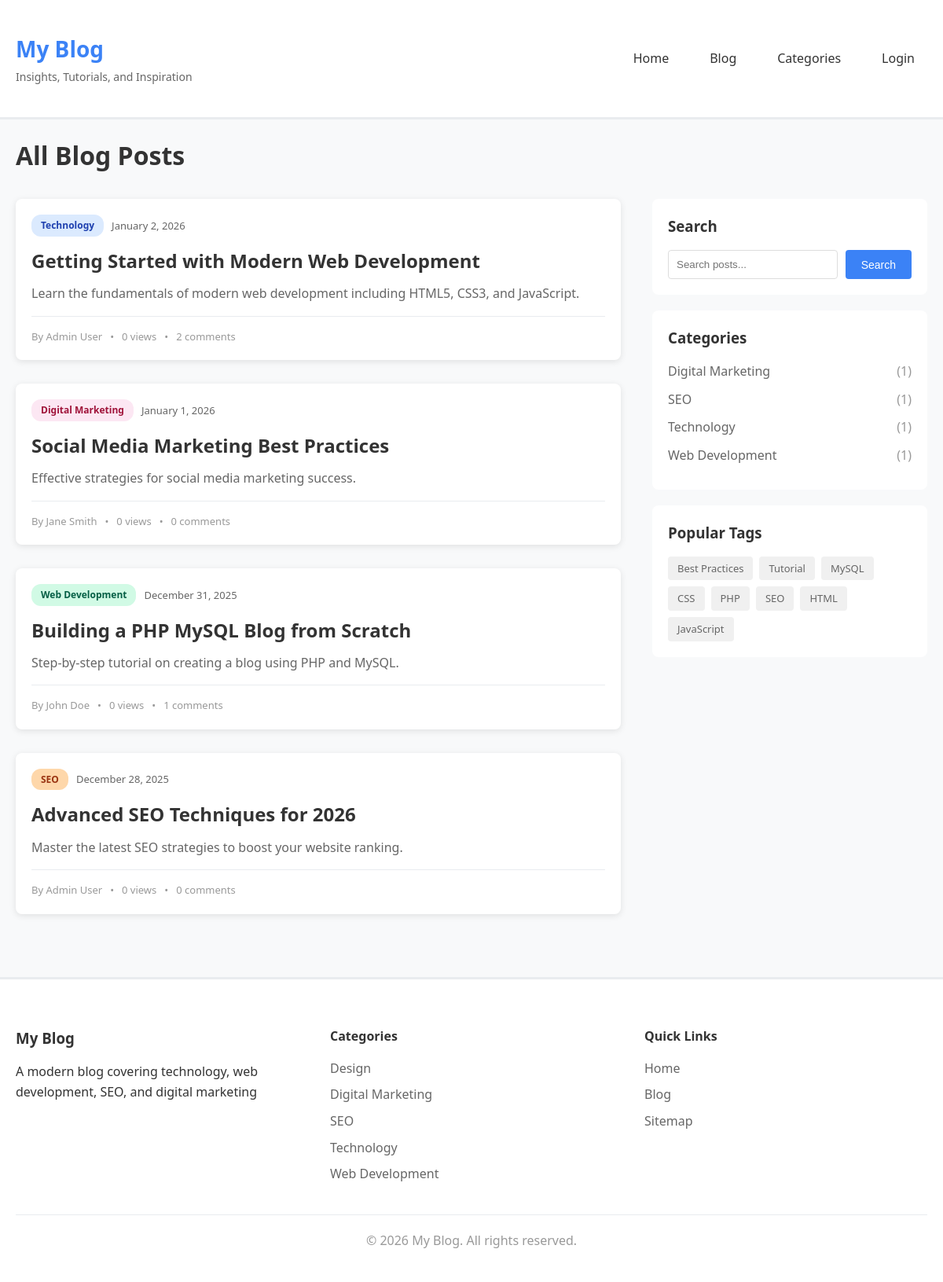
Screenshot of /blog.php with the database file from the repository.
### tables this page shows
CREATE TABLE posts (
    id INT PRIMARY KEY AUTO_INCREMENT,
    author_id INT NOT NULL,
    category_id INT,
    title VARCHAR(255) NOT NULL,
    slug VARCHAR(255) UNIQUE NOT NULL,
    excerpt TEXT,
    content LONGTEXT NOT NULL,
    featured_image VARCHAR(255),
    status ENUM('draft', 'published', 'scheduled') DEFAULT 'draft',
    publish_date DATETIME,
    views INT DEFAULT 0,
    allow_comments BOOLEAN DEFAULT 1,
    meta_title VARCHAR(255),
    meta_description TEXT,
    meta_keywords TEXT,
    og_title VARCHAR(255),
    og_description TEXT,
    og_image VARCHAR(255),
    twitter_card VARCHAR(50) DEFAULT 'summary_large_image',
    canonical_url VARCHAR(255),
    schema_type VARCHAR(50) DEFAULT 'BlogPosting',
    created_at TIMESTAMP DEFAULT CURRENT_TIMESTAMP,
    updated_at TIMESTAMP DEFAULT CURRENT_TIMESTAMP ON UPDATE CURRENT_TIMESTAMP,
    FOREIGN KEY (author_id) REFERENCES users(id) ON DELETE CASCADE,
    FOREIGN KEY (category_id) REFERENCES categories(id) ON DELETE SET NULL,
    INDEX idx_slug (slug),
    INDEX idx_status (status),
    INDEX idx_publish_date (publish_date),
    INDEX idx_author (author_id),
    INDEX idx_category (category_id)
);

CREATE TABLE categories (
    id INT PRIMARY KEY AUTO_INCREMENT,
    name VARCHAR(100) UNIQUE NOT NULL,
    slug VARCHAR(100) UNIQUE NOT NULL,
    description TEXT,
    parent_id INT DEFAULT NULL,
    meta_title VARCHAR(255),
    meta_description TEXT,
    created_at TIMESTAMP DEFAULT CURRENT_TIMESTAMP,
    FOREIGN KEY (parent_id) REFERENCES categories(id) ON DELETE SET NULL,
    INDEX idx_slug (slug)
);

CREATE TABLE users (
    id INT PRIMARY KEY AUTO_INCREMENT,
    username VARCHAR(50) UNIQUE NOT NULL,
    email VARCHAR(100) UNIQUE NOT NULL,
    password VARCHAR(255) NOT NULL,
    full_name VARCHAR(100) NOT NULL,
    bio TEXT,
    avatar VARCHAR(255),
    role ENUM('admin', 'author', 'contributor') DEFAULT 'author',
    created_at TIMESTAMP DEFAULT CURRENT_TIMESTAMP,
    is_active BOOLEAN DEFAULT 1,
    INDEX idx_username (username),
    INDEX idx_email (email)
);

CREATE TABLE tags (
    id INT PRIMARY KEY AUTO_INCREMENT,
    name VARCHAR(50) UNIQUE NOT NULL,
    slug VARCHAR(50) UNIQUE NOT NULL,
    created_at TIMESTAMP DEFAULT CURRENT_TIMESTAMP,
    INDEX idx_slug (slug)
);

CREATE TABLE site_settings (
    id INT PRIMARY KEY AUTO_INCREMENT,
    setting_key VARCHAR(100) UNIQUE NOT NULL,
    setting_value TEXT,
    created_at TIMESTAMP DEFAULT CURRENT_TIMESTAMP,
    updated_at TIMESTAMP DEFAULT CURRENT_TIMESTAMP ON UPDATE CURRENT_TIMESTAMP
);

### includes/functions.php (called while the page is built, shortened)
<?php
require_once __DIR__ . '/config.php';
function getPosts($limit = 10, $offset = 0, $category_id = null, $tag_id = null, $search = null, $status = 'published') {
    global $pdo;
    $sql = "SELECT p.*, u.username as author_name, u.full_name as author_full_name, c.name as category_name, c.slug as category_slug,
            (SELECT COUNT(*) FROM comments WHERE post_id = p.id AND status = 'approved') as comment_count
            FROM posts p
            LEFT JOIN users u ON p.author_id = u.id
            LEFT JOIN categories c ON p.category_id = c.id";
    $where = [];
    $params = [];
    if ($status) {
        $where[] = "p.status = ?";
        $params[] = $status;
        if ($status == 'published') {
            $where[] = "p.publish_date <= NOW()";
        }
    }
    if (!empty($where)) {
        $sql .= " WHERE " . implode(" AND ", $where);
    }
    $sql .= " ORDER BY p.publish_date DESC LIMIT ? OFFSET ?";
    $params[] = $limit;
    $params[] = $offset;
    $stmt = $pdo->prepare($sql);
    $stmt->execute($params);
    return $stmt->fetchAll();
}
function getCategories() {
    global $pdo;
    $stmt = $pdo->query("SELECT c.*, COUNT(p.id) as post_count FROM categories c
                        LEFT JOIN posts p ON c.id = p.category_id AND p.status = 'published' AND p.publish_date <= NOW()
                        GROUP BY c.id
                        ORDER BY c.name");
    return $stmt->fetchAll();
}
function getPopularTags($limit = 20) {
    global $pdo;
    $stmt = $pdo->prepare("SELECT t.*, COUNT(pt.post_id) as post_count
                          FROM tags t
                          INNER JOIN post_tags pt ON t.id = pt.tag_id
                          INNER JOIN posts p ON pt.post_id = p.id
                          WHERE p.status = 'published' AND p.publish_date <= NOW()
                          GROUP BY t.id
                          ORDER BY post_count DESC
                          LIMIT ?");
    $stmt->execute([$limit]);
    return $stmt->fetchAll();
}
function formatDate($date) {
    return date('F j, Y', strtotime($date));
}
function getExcerpt($text, $length = 200) {
    $text = strip_tags($text);
    if (strlen($text) <= $length) {
        return $text;
    }
    return substr($text, 0, $length) . '...';
}
function getSiteSetting($key, $default = '') {
    global $pdo;
    $stmt = $pdo->prepare("SELECT setting_value FROM site_settings WHERE setting_key = ?");
    $stmt->execute([$key]);
    $result = $stmt->fetchColumn();
    return $result !== false ? $result : $default;
}
?>

### blog.php (the view, shortened to what this page needs)
<?php
require_once 'includes/functions.php';
$page = isset($_GET['page']) ? max(1, intval($_GET['page'])) : 1;
$search = isset($_GET['search']) ? $_GET['search'] : null;
$limit = POSTS_PER_PAGE;
$offset = ($page - 1) * $limit;
$posts = getPosts($limit, $offset, null, null, $search);
include 'includes/header.php';
?>
<div class="container">
    <div class="page-header">
        <h1><?php echo $search ? 'Search Results' : 'All Blog Posts'; ?></h1>
    </div>
    <div class="blog-layout">
        <div class="blog-main">
            <?php if (empty($posts)): ?>
                <div class="empty-state">
                    <p>No posts found.</p>
                </div>
            <?php else: ?>
                <div class="posts-list">
                    <?php foreach ($posts as $post): ?>
                        <article class="post-card">
                            <div class="post-content">
                                <div class="post-meta">
                                    <a href="category.php?slug=<?php echo $post['category_slug']; ?>" class="category category-<?php echo $post['category_slug']; ?>">
                                        <?php echo $post['category_name']; ?>
                                    </a>
                                    <span class="date"><?php echo formatDate($post['publish_date']); ?></span>
                                </div>
                                <h2><a href="post.php?slug=<?php echo $post['slug']; ?>"><?php echo htmlspecialchars($post['title']); ?></a></h2>
                                <p><?php echo getExcerpt($post['excerpt'] ?: $post['content']); ?></p>
                                <div class="post-footer">
                                    <span class="author">By <?php echo $post['author_full_name']; ?></span>
                                    <span>•</span>
                                    <span><?php echo $post['views']; ?> views</span>
                                    <span>•</span>
                                    <span><?php echo $post['comment_count']; ?> comments</span>
                                </div>
                            </div>
                        </article>
                    <?php endforeach; ?>
                </div>
            <?php endif; ?>
        </div>
        <aside class="blog-sidebar">
            <div class="sidebar-widget">
                <h3>Search</h3>
                <form action="blog.php" method="GET" class="search-form">
                    <input type="text" name="search" placeholder="Search posts..." value="<?php echo htmlspecialchars($search ?: ''); ?>">
                    <button type="submit" class="btn btn-primary">Search</button>
                </form>
            </div>
            <div class="sidebar-widget">
                <h3>Categories</h3>
                <ul class="category-list">
                    <?php
                    $sidebar_categories = getCategories();
                    foreach ($sidebar_categories as $cat):
                        if ($cat['post_count'] > 0):
                    ?>
                        <li>
                            <a href="category.php?slug=<?php echo $cat['slug']; ?>">
                                <?php echo $cat['name']; ?>
                                <span class="count">(<?php echo $cat['post_count']; ?>)</span>
                            </a>
                        </li>
                    <?php
                        endif;
                    endforeach;
                    ?>
                </ul>
            </div>
            <div class="sidebar-widget">
                <h3>Popular Tags</h3>
                <div class="tag-cloud">
                    <?php
                    $tags = getPopularTags(15);
                    foreach ($tags as $tag):
                    ?>
                        <a href="tag.php?slug=<?php echo $tag['slug']; ?>" class="tag">
                            <?php echo $tag['name']; ?>
                        </a>
                    <?php endforeach; ?>
                </div>
            </div>
        </aside>
    </div>
</div>
<?php include 'includes/footer.php'; ?>

### includes/footer.php (shortened to what this page needs)
    </main>
    <footer class="site-footer">
        <div class="container">
            <div class="footer-content">
                <div class="footer-section">
                    <h3><?php echo SITE_NAME; ?></h3>
                    <p><?php echo getSiteSetting('site_description', SITE_TAGLINE); ?></p>
                </div>
                <div class="footer-section">
                    <h4>Categories</h4>
                    <ul>
                        <?php
                        $footer_categories = getCategories();
                        foreach (array_slice($footer_categories, 0, 5) as $cat):
                        ?>
                            <li><a href="<?php echo SITE_URL; ?>/category.php?slug=<?php echo $cat['slug']; ?>"><?php echo $cat['name']; ?></a></li>
                        <?php endforeach; ?>
                    </ul>
                </div>
                <div class="footer-section">
                    <h4>Quick Links</h4>
                    <ul>
                        <li><a href="<?php echo SITE_URL; ?>/index.php">Home</a></li>
                        <li><a href="<?php echo SITE_URL; ?>/blog.php">Blog</a></li>
                        <li><a href="<?php echo SITE_URL; ?>/sitemap.php">Sitemap</a></li>
                    </ul>
                </div>
            </div>
            <div class="footer-bottom">
                <p>&copy; <?php echo date('Y'); ?> <?php echo SITE_NAME; ?>. All rights reserved.</p>
            </div>
        </div>
    </footer>
</body>
</html>

### css/style.css (style rules this page uses)
* { margin: 0; padding: 0; box-sizing: border-box; }
body { font-family: 'Segoe UI', Tahoma, Geneva, Verdana, sans-serif; background: #f8f9fa; color: #333; line-height: 1.6; }
.container { max-width: 1200px; margin: 0 auto; padding: 20px; }
.post-card { background: white; border-radius: 8px; overflow: hidden; box-shadow: 0 2px 8px rgba(0,0,0,0.1); transition: transform 0.3s, box-shadow 0.3s; }
.post-content { padding: 20px; }
.post-meta { display: flex; gap: 10px; align-items: center; margin-bottom: 12px; flex-wrap: wrap; }
.category { display: inline-block; padding: 4px 12px; border-radius: 12px; font-size: 12px; font-weight: 600; text-decoration: none; }
.category-technology { background: #dbeafe; color: #1e40af; }
.category-web-development { background: #d1fae5; color: #065f46; }
.category-seo { background: #fed7aa; color: #9a3412; }
.category-digital-marketing { background: #fce7f3; color: #9f1239; }
.date { color: #666; font-size: 13px; }
.post-content h2, .post-content h3 { margin-bottom: 10px; }
.post-content h2 a, .post-content h3 a { color: #333; text-decoration: none; }
.post-content p { color: #666; margin-bottom: 15px; }
.post-footer { display: flex; gap: 10px; align-items: center; color: #999; font-size: 13px; padding-top: 15px; border-top: 1px solid #e9ecef; }
.blog-layout { display: grid; grid-template-columns: 1fr 350px; gap: 40px; }
.blog-main { min-width: 0; }
.posts-list { display: flex; flex-direction: column; gap: 30px; }
.blog-sidebar { position: sticky; top: 100px; height: fit-content; }
.sidebar-widget { background: white; padding: 20px; border-radius: 8px; margin-bottom: 20px; }
.sidebar-widget h3 { margin-bottom: 15px; color: #333; }
.search-form { display: flex; gap: 10px; }
.search-form input { flex: 1; padding: 10px; border: 1px solid #ddd; border-radius: 4px; }
.category-list { list-style: none; }
.category-list li { margin-bottom: 10px; }
.category-list a { color: #666; text-decoration: none; display: flex; justify-content: space-between; }
.count { color: #999; }
.tag-cloud { display: flex; flex-wrap: wrap; gap: 8px; }
.tag { background: #f0f0f0; padding: 5px 12px; border-radius: 4px; font-size: 13px; text-decoration: none; color: #666; }
.btn { display: inline-block; padding: 10px 20px; border-radius: 4px; text-decoration: none; border: none; cursor: pointer; font-size: 14px; transition: all 0.3s; }
.btn-primary { background: #3b82f6; color: white; }
.site-footer { background: white; border-top: 3px solid #e9ecef; padding: 40px 0 20px; margin-top: 60px; }
.footer-content { display: grid; grid-template-columns: repeat(auto-fit, minmax(200px, 1fr)); gap: 40px; margin-bottom: 30px; }
.footer-section h3, .footer-section h4 { margin-bottom: 15px; color: #333; }
.footer-section ul { list-style: none; }
.footer-section li { margin-bottom: 8px; }
.footer-section a { color: #666; text-decoration: none; }
.footer-bottom { text-align: center; padding-top: 20px; border-top: 1px solid #e9ecef; color: #999; }
.page-header { margin-bottom: 30px; }
.page-header h1 { margin-bottom: 10px; }

### rows the page displays
posts: category.name "Technology", publish_date "January 2, 2026", title "Getting Started with Modern Web Development", excerpt "Learn the fundamentals of modern web development including HTML5, CSS3, and JavaScript.", author.full_name "Admin User", views "0", comment_count "2"
posts: category.name "Digital Marketing", publish_date "January 1, 2026", title "Social Media Marketing Best Practices", excerpt "Effective strategies for social media marketing success.", author.full_name "Jane Smith", views "0", comment_count "0"
posts: category.name "Web Development", publish_date "December 31, 2025", title "Building a PHP MySQL Blog from Scratch", excerpt "Step-by-step tutorial on creating a blog using PHP and MySQL.", author.full_name "John Doe", views "0", comment_count "1"
posts: category.name "SEO", publish_date "December 28, 2025", title "Advanced SEO Techniques for 2026", excerpt "Master the latest SEO strategies to boost your website ranking.", author.full_name "Admin User", views "0", comment_count "0"
categories: name "Digital Marketing", post_count "1"
categories: name "SEO", post_count "1"
categories: name "Technology", post_count "1"
categories: name "Web Development", post_count "1"
tags: name "Best Practices"
tags: name "Tutorial"
tags: name "MySQL"
tags: name "CSS"
tags: name "PHP"
tags: name "SEO"
tags: name "HTML"
tags: name "JavaScript"
site_settings: setting_value "A modern blog covering technology, web development, SEO, and digital marketing"
categories: name "Design"

### other values shown
SITE_NAME "My Blog"
SITE_TAGLINE "Insights, Tutorials, and Inspiration"
